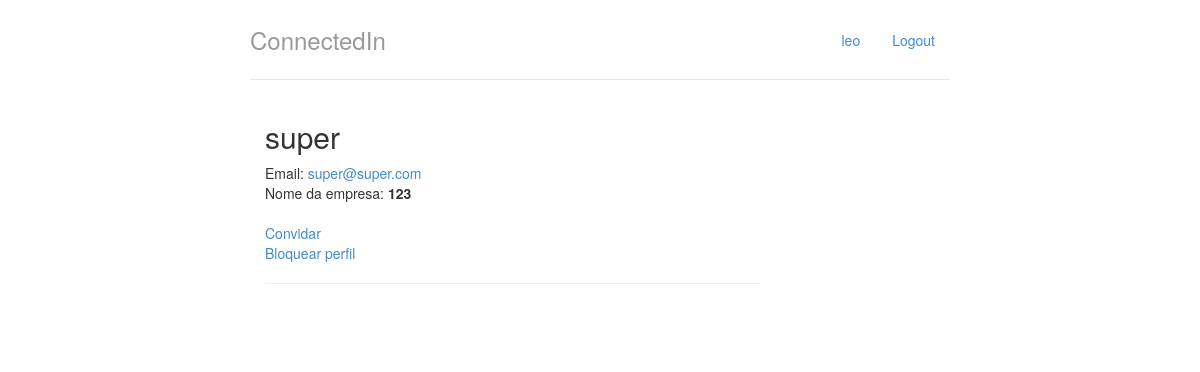
Screenshot of /perfil/3 (signed in) with the database file from the repository.
### perfis/models.py (models this page shows, shortened)
class Perfil(models.Model):
    nome = models.CharField(max_length=255, null=False)
    telefone = models.CharField(max_length=15, null=False)
    nome_empresa = models.CharField(max_length=255, null=False)
    contatos = models.ManyToManyField('self', related_name = 'meus_contatos')
    contatos_bloqueados = models.ManyToManyField('self', related_name = 'meus_contatos_bloqueados')
    usuario = models.OneToOneField(User, related_name="perfil", on_delete = models.CASCADE)
    @property
    def email(self):
        return self.usuario.email
    @property
    def superuser(self):
        return self.usuario.is_superuser

### perfis/views.py (the view)
# urls.py: path('perfil/<int:perfil_id>', views.exibir_perfil, name='exibir'),
@login_required
def exibir_perfil(request, perfil_id):
	perfil = Perfil.objects.get(id=perfil_id)
	is_contatos = get_perfil_logado(request).contatos.filter(id=perfil.id).exists()
	return render(request, 'perfil.html',
		          {'perfil' : perfil,
				   'perfil_logado' : get_perfil_logado(request)})

### perfis/views.py (called while the page is built)
@login_required
def get_perfil_logado(request):
	return request.user.perfil

### perfis/templates/perfil.html (shortened to what this page needs)
{% extends 'base.html' %}
{% block body %}
<div class = "col-lg-9">
		<h2 style="margin-top: 0px">{{ perfil.nome }}</h2>
		<address>
			Email: <a href = "mailto:{{ perfil.email }}">{{ perfil.email }}</a>
			<br>
			Nome da empresa: <strong>{{ perfil.nome_empresa }}</strong>
		</address>
		{% if perfil.id != perfil_logado.id %}
			<a href = "{% url 'convidar' perfil.id %}">
				Convidar
			</a>
			<br>
		{% endif %}
		{% if perfil.id != perfil_logado.id %}
			<a class="cd-popup-trigger">
				Bloquear perfil
			</a>
			<hr/>
		{% endif %}
</div>
<div class="col-lg-3">
</div>
{% endblock %}

### perfis/templates/base.html (shortened to what this page needs)
{% load staticfiles %}
<!doctype html>
<html lang = "pt-br">
	<head>
		<link rel="stylesheet"
			 href="{% static 'styles/bootstrap.css' %}">
		<link rel="stylesheet"
			 href="{% static 'styles/main.css' %}">
	</head>
	<body>
		<div class="container">
			<div class = "header">
				<ul class = "nav nav-pills pull-right">
					<li><a href = "{% url 'exibir' perfil_logado.id %}">{{ perfil_logado.nome }}</a></li>
					<li><a href = "/logout/">Logout</a></li>
				</ul>
				<a href="{% url 'index' %}" style = "text-decoration:none">
				<h3 class = "text-muted">ConnectedIn</h3>
			</a>
			</div>
			<div class="row content">
				{% block body%}
				{% endblock %}
			</div>
		</div>
	</body>
</html>

### perfis/static/styles/main.css (style rules this page uses)
body { padding-top: 20px; padding-bottom: 20px; }
.header, .content, .footer { padding-left: 15px; padding-right: 15px; }
.header { border-bottom: 1px solid #e5e5e5; }
.header h3 { margin-top: 0; margin-bottom: 0; line-height: 40px; padding-bottom: 19px; }
@media (min-width: 768px) { .container { max-width: 730px; } }
.content { margin: 40px 0; }
@media screen and (min-width: 768px) { .header, .content, .footer { padding-left: 0; padding-right: 0; } }
@media screen and (min-width: 768px) { .header { margin-bottom: 30px; } }

### rows the page displays
Perfil: nome "leo"
Perfil: nome "super", email "super@super.com", nome_empresa "123"
